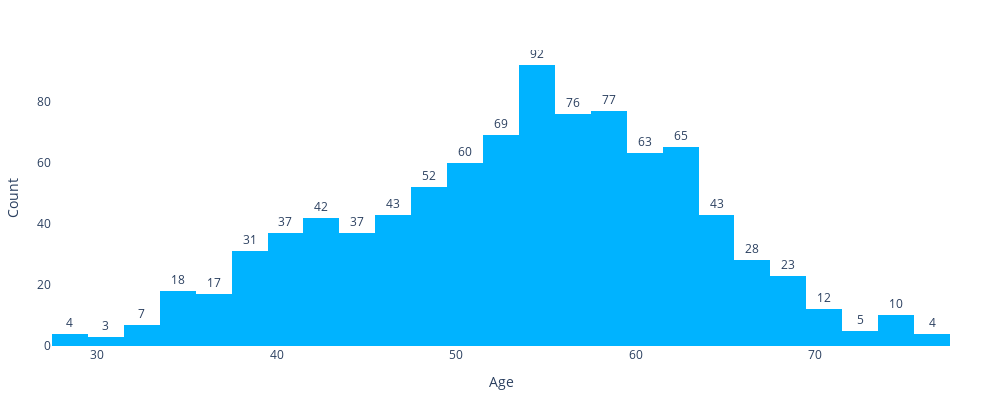
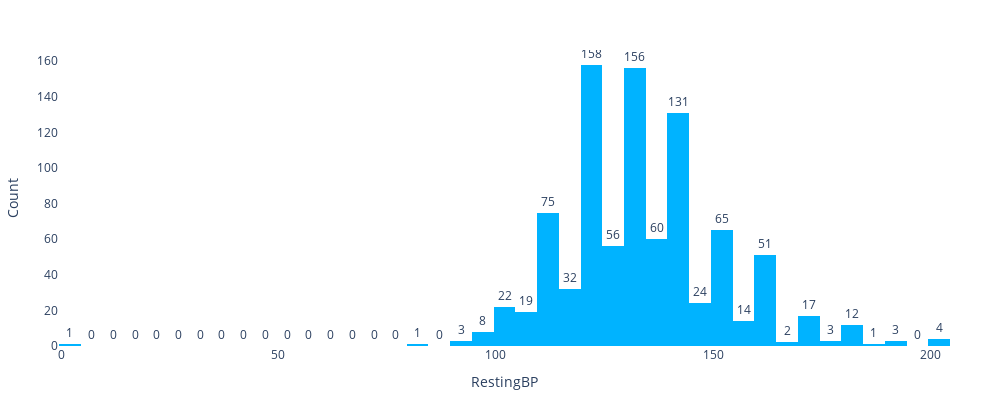
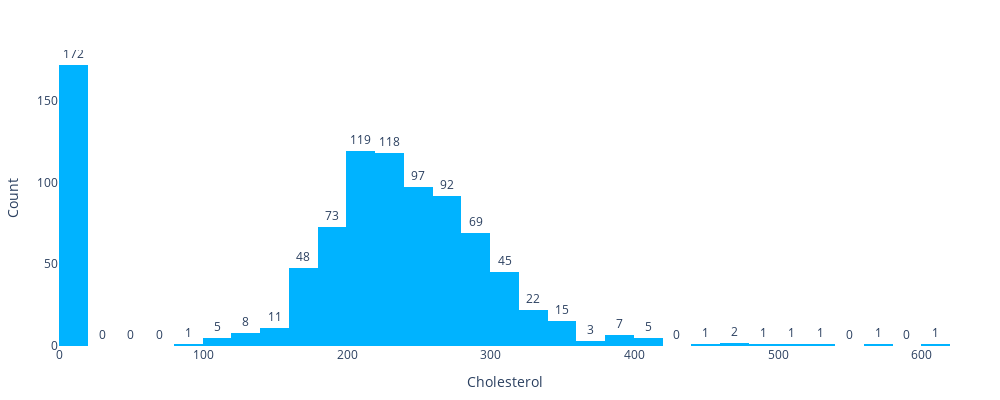
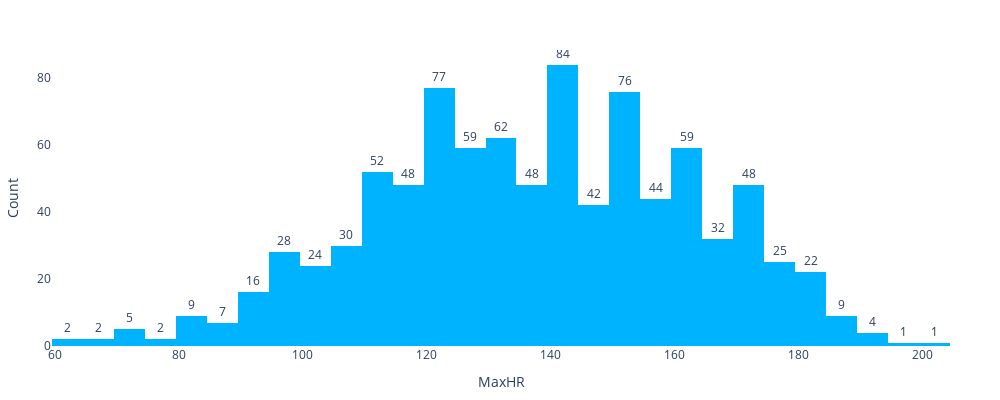

Here is the notebook cell these charts were saved with, in order:
### Code cell
for c in df_num.columns:
    show_histogram(df, x=c, decimals = '.0f', width=1000)

### Figure 1 — Plotly figure (JSON) as saved in the notebook; plotly's stock layout.template omitted (floating-point values rounded to 4 significant figures; data arrays with more than 128 entries replaced by an {"elided": "..."} marker saying what was removed)
{"data": [{"alignmentgroup": "True", "bingroup": "x", "hovertemplate": "Age=%{x}<br>count=%{y}<extra></extra>", "legendgroup": "", "marker": {"color": "#00b3ff", "pattern": {"shape": ""}}, "name": "", "offsetgroup": "", "orientation": "v", "showlegend": false, "textposition": "outside", "texttemplate": "%{value:.0f}", "type": "histogram", "x": {"elided": "918 int values"}, "xaxis": "x", "yaxis": "y"}], "layout": {"barmode": "relative", "height": 400, "legend": {"tracegroupgap": 0}, "margin": {"b": 50, "l": 50, "r": 50, "t": 50}, "paper_bgcolor": "rgba(0, 0, 0, 0)", "plot_bgcolor": "rgba(0, 0, 0, 0)", "width": 1000, "xaxis": {"anchor": "y", "domain": [0, 1], "title": {"text": "Age"}}, "yaxis": {"anchor": "x", "domain": [0, 1], "title": {"text": "Count"}}}}

### Figure 2 — Plotly figure (JSON) as saved in the notebook; plotly's stock layout.template omitted (floating-point values rounded to 4 significant figures; data arrays with more than 128 entries replaced by an {"elided": "..."} marker saying what was removed)
{"data": [{"alignmentgroup": "True", "bingroup": "x", "hovertemplate": "RestingBP=%{x}<br>count=%{y}<extra></extra>", "legendgroup": "", "marker": {"color": "#00b3ff", "pattern": {"shape": ""}}, "name": "", "offsetgroup": "", "orientation": "v", "showlegend": false, "textposition": "outside", "texttemplate": "%{value:.0f}", "type": "histogram", "x": {"elided": "918 int values"}, "xaxis": "x", "yaxis": "y"}], "layout": {"barmode": "relative", "height": 400, "legend": {"tracegroupgap": 0}, "margin": {"b": 50, "l": 50, "r": 50, "t": 50}, "paper_bgcolor": "rgba(0, 0, 0, 0)", "plot_bgcolor": "rgba(0, 0, 0, 0)", "width": 1000, "xaxis": {"anchor": "y", "domain": [0, 1], "title": {"text": "RestingBP"}}, "yaxis": {"anchor": "x", "domain": [0, 1], "title": {"text": "Count"}}}}

### Figure 3 — Plotly figure (JSON) as saved in the notebook; plotly's stock layout.template omitted (floating-point values rounded to 4 significant figures; data arrays with more than 128 entries replaced by an {"elided": "..."} marker saying what was removed)
{"data": [{"alignmentgroup": "True", "bingroup": "x", "hovertemplate": "Cholesterol=%{x}<br>count=%{y}<extra></extra>", "legendgroup": "", "marker": {"color": "#00b3ff", "pattern": {"shape": ""}}, "name": "", "offsetgroup": "", "orientation": "v", "showlegend": false, "textposition": "outside", "texttemplate": "%{value:.0f}", "type": "histogram", "x": {"elided": "918 int values"}, "xaxis": "x", "yaxis": "y"}], "layout": {"barmode": "relative", "height": 400, "legend": {"tracegroupgap": 0}, "margin": {"b": 50, "l": 50, "r": 50, "t": 50}, "paper_bgcolor": "rgba(0, 0, 0, 0)", "plot_bgcolor": "rgba(0, 0, 0, 0)", "width": 1000, "xaxis": {"anchor": "y", "domain": [0, 1], "title": {"text": "Cholesterol"}}, "yaxis": {"anchor": "x", "domain": [0, 1], "title": {"text": "Count"}}}}

### Figure 4 — Plotly figure (JSON) as saved in the notebook; plotly's stock layout.template omitted (floating-point values rounded to 4 significant figures; data arrays with more than 128 entries replaced by an {"elided": "..."} marker saying what was removed)
{"data": [{"alignmentgroup": "True", "bingroup": "x", "hovertemplate": "MaxHR=%{x}<br>count=%{y}<extra></extra>", "legendgroup": "", "marker": {"color": "#00b3ff", "pattern": {"shape": ""}}, "name": "", "offsetgroup": "", "orientation": "v", "showlegend": false, "textposition": "outside", "texttemplate": "%{value:.0f}", "type": "histogram", "x": {"elided": "918 int values"}, "xaxis": "x", "yaxis": "y"}], "layout": {"barmode": "relative", "height": 400, "legend": {"tracegroupgap": 0}, "margin": {"b": 50, "l": 50, "r": 50, "t": 50}, "paper_bgcolor": "rgba(0, 0, 0, 0)", "plot_bgcolor": "rgba(0, 0, 0, 0)", "width": 1000, "xaxis": {"anchor": "y", "domain": [0, 1], "title": {"text": "MaxHR"}}, "yaxis": {"anchor": "x", "domain": [0, 1], "title": {"text": "Count"}}}}
